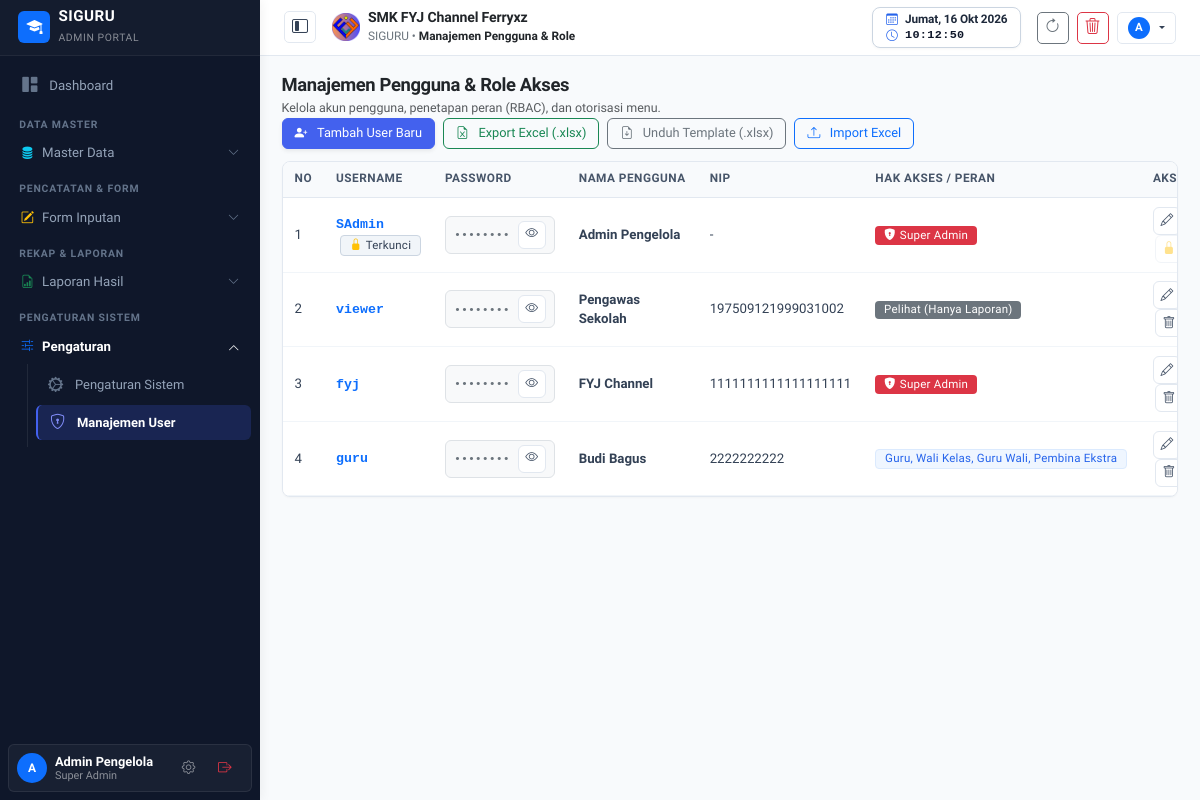
The page /user-management.php (signed in) on the database as committed earlier.
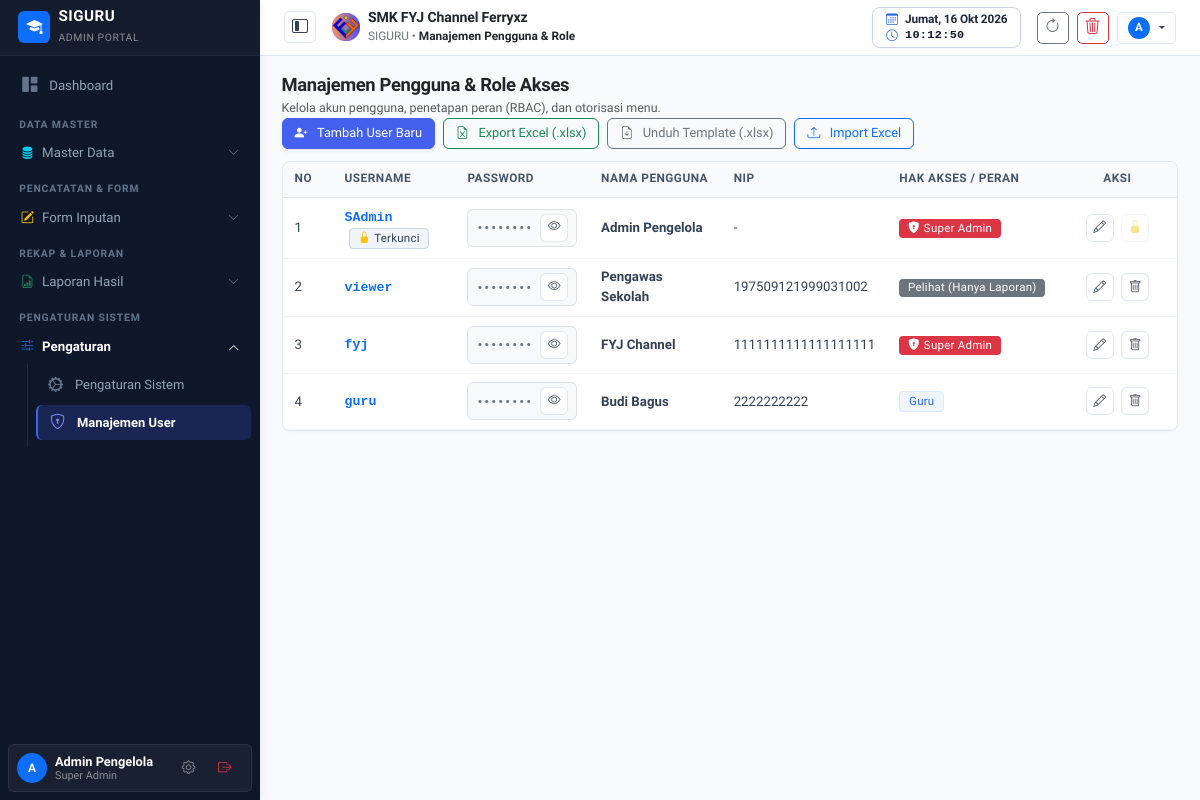
The same page on the database as committed later.
### tables this page shows
CREATE TABLE pengaturan (
    id INTEGER PRIMARY KEY AUTOINCREMENT,
    logo TEXT DEFAULT 'assets/images/logo.png',
    nama_sekolah TEXT DEFAULT 'SMK NEGERI 1 CONTOH',
    tahun_ajaran TEXT DEFAULT '2026/2027',
    semester TEXT DEFAULT 'Ganjil',
    kelas TEXT DEFAULT 'X RPL 1, X RPL 2, XI RPL 1, XI RPL 2, XII RPL 1, XII RPL 2',
    mata_pelajaran TEXT DEFAULT 'Matematika, Bahasa Indonesia, Pemrograman Web, Basis Data, Bahasa Inggris, PJOK, Pendidikan Agama',
    folder_jurnal TEXT,
    folder_foto TEXT,
    folder_guru_wali TEXT,
    folder_wali TEXT,
    folder_ekstra TEXT,
    link_db_absen TEXT,
    link_db_jurnal TEXT,
    link_db_guru_wali TEXT,
    link_db_wali TEXT,
    link_db_ekstra TEXT,
    list_ekstrakurikuler TEXT DEFAULT 'Pramuka, Paskibra, Futsal, Basket, Rohis, PMR, Desain Grafis, Robotik',
    kepala_sekolah TEXT DEFAULT 'Drs. H. Ahmad Fauzi, M.Pd.',
    nip_kepala_sekolah TEXT DEFAULT '19750815 199903 1 002'
, kop_surat TEXT DEFAULT 'assets/images/kop_surat.png', kop_size TEXT DEFAULT '90', kabupaten TEXT DEFAULT 'Klungkung', ttd_kepsek TEXT DEFAULT 'https://drive.google.com/thumbnail?id=1GUfUommgYjV-cnhU0tTB8kRJy8iXagkI', list_tahun_ajaran TEXT DEFAULT '["2025/2026", "2026/2027", "2027/2028"]');

CREATE TABLE data_user (
    id INTEGER PRIMARY KEY AUTOINCREMENT,
    username TEXT UNIQUE NOT NULL,
    password TEXT NOT NULL,
    hak_akses TEXT NOT NULL,
    nama TEXT NOT NULL,
    nip TEXT
, foto TEXT);

### config/helper.php (called while the page is built, shortened)
<?php
require_once __DIR__ . '/auth.php';
function getSettings() {
    $pdo = getDBConnection();
    try {
        static $checkedMigration = false;
        if (!$checkedMigration) {
            $checkedMigration = true;
        }
        $stmt = $pdo->query("SELECT * FROM pengaturan LIMIT 1");
        $res = $stmt->fetch();
        if ($res) {
            return $res;
        }
    } catch (Exception $e) {}
    return [
        'id' => 1,
        'logo' => 'assets/images/logo.png',
        'nama_sekolah' => 'SMK FYJ Channel Ferryxz',
        'tahun_ajaran' => '2026/2027',
        'list_tahun_ajaran' => json_encode(['2025/2026', '2026/2027', '2027/2028']),
        'semester' => 'Ganjil',
        'kelas' => 'XI DKV 1, XI DKV 2, XII DKV, X DKV',
        'mata_pelajaran' => '["Perangkat Lunak Desain", "Proses Produksi Desain", "Desain Breif", "Karya Desain", "Kreativitas, Inovasi, dan Kewirausahaan", "Seni Budaya", "Seni Rupa"]',
        'folder_jurnal' => 'https://drive.google.com/drive/folders/1g1iaALpfRo8oovkJNoPxy_MIDLv5axEB?usp=drive_link',
        'folder_foto' => 'https://drive.google.com/drive/folders/1PmA4EHMEVfgbup9ZJuBrIlFzg37gsQO3?usp=sharing',
        'folder_guru_wali' => 'https://drive.google.com/drive/folders/12RUHlItCa8smp58-aixHOTWHld21md9_?usp=drive_link',
        'folder_wali' => 'https://drive.google.com/drive/folders/1uNSsLv2rUUC1c_ykBhnkzQ7y43DRxaDj?usp=drive_link',
        'folder_ekstra' => 'https://drive.google.com/drive/folders/1Jf8BcS1jHO1wUYCzk6dQi9_sy7BRyroM?usp=drive_link',
        'link_db_absen' => '',
        'link_db_jurnal' => '',
        'link_db_guru_wali' => '',
        'link_db_wali' => '',
        'link_db_ekstra' => '',
        'list_ekstrakurikuler' => 'Pramuka, Paskibra, Futsal, Basket, Rohis, PMR, Desain Grafis, Robotik',
        'kepala_sekolah' => 'Drs. H. Ahmad Fauzi, M.Pd.',
        'nip_kepala_sekolah' => '19750815 199903 1 002',
        'kop_surat' => 'assets/images/kop_surat.png',
        'kop_size' => '90',
        'kabupaten' => 'Klungkung',
        'ttd_kepsek' => 'https://drive.google.com/thumbnail?id=1GUfUommgYjV-cnhU0tTB8kRJy8iXagkI'
    ];
}

### config/auth.php (called while the page is built, shortened)
<?php
function isLoggedIn() {
    return isset($_SESSION['user_id']) && !empty($_SESSION['user_id']);
}
function currentUser() {
    return [
        'id' => $_SESSION['user_id'] ?? null,
        'username' => $_SESSION['username'] ?? '',
        'nama' => $_SESSION['nama'] ?? '',
        'nip' => $_SESSION['nip'] ?? '',
        'hak_akses' => $_SESSION['hak_akses'] ?? 'Pelihat',
        'foto' => $_SESSION['foto'] ?? ''
    ];
}
function isSuperAdmin() {
    $user = currentUser();
    $role = $user['hak_akses'] ?? '';
    if ($role === 'Super Admin' || $role === 'admin') return true;
    $roles = array_map('trim', explode(',', $role));
    return in_array('Super Admin', $roles) || in_array('admin', $roles);
}

### user-management.php (the view, shortened to what the rows shown need)
<?php
require_once __DIR__ . '/config/auth.php';
require_once __DIR__ . '/config/helper.php';
$pdo = getDBConnection();
$userList = $pdo->query("SELECT * FROM data_user ORDER BY id ASC")->fetchAll();
require_once __DIR__ . '/views/header.php';
require_once __DIR__ . '/views/sidebar.php';
?>
<main class="content-wrapper">
    <div class="card card-table overflow-hidden">
        <div class="table-responsive">
            <table class="table table-custom align-middle mb-0">
                <thead>
                    <tr>
                        <th style="width: 50px;">No</th>
                        <th>Username</th>
                        <th>Password</th>
                        <th>Nama Pengguna</th>
                        <th>NIP</th>
                        <th>Hak Akses / Peran</th>
                        <th class="text-center" style="width: 120px;">Aksi</th>
                    </tr>
                </thead>
                <tbody>
                    <?php
                    $no = 1;
                    foreach ($userList as $u):
                        $isSAdmin = ($u['username'] === 'SAdmin');
                        $isSuper = ($u['hak_akses'] === 'Super Admin' || strpos($u['hak_akses'], 'Super Admin') !== false);
                        $canViewThisPassword = true;
                        $uSafe = $u;
                    ?>
                        <tr>
                            <td><?= $no++ ?></td>
                            <td>
                                <strong class="font-monospace text-primary"><?= htmlspecialchars($u['username']) ?></strong>
                                <?php if ($isSAdmin): ?>
                                    <span class="badge bg-dark-subtle text-dark border ms-1" title="Username Sistem Terkunci"><i class="bi bi-lock-fill text-warning me-1"></i>Terkunci</span>
                                <?php endif; ?>
                            </td>
                            <td>
                                <?php if ($canViewThisPassword): ?>
                                    <div class="d-inline-flex align-items-center gap-1 font-monospace bg-light px-2 py-1 rounded border">
                                        <span id="table_pwd_<?= $u['id'] ?>" class="text-secondary small">••••••••</span>
                                        <button type="button" class="btn btn-sm btn-link p-0 text-secondary border-0 ms-1 text-decoration-none"
                                            onclick="toggleTablePassword(<?= $u['id'] ?>, '<?= htmlspecialchars(addslashes($u['password'])) ?>', this)"
                                            title="Lihat / Sembunyikan Password">
                                            <i class="bi bi-eye"></i>
                                        </button>
                                    </div>
                                <?php endif; ?>
                            </td>
                            <td class="fw-bold text-dark"><?= htmlspecialchars($u['nama']) ?></td>
                            <td><?= htmlspecialchars($u['nip'] ?: '-') ?></td>
                            <td>
                                <?php if ($isSuper): ?>
                                    <span class="badge bg-danger px-3 py-1"><i class="bi bi-shield-lock-fill me-1"></i>Super Admin</span>
                                <?php elseif ($u['hak_akses'] === 'Pelihat'): ?>
                                    <span class="badge bg-secondary px-3 py-1">Pelihat (Hanya Laporan)</span>
                                <?php else: ?>
                                    <span class="badge bg-primary-subtle text-primary fw-semibold px-2 py-1"><?= htmlspecialchars($u['hak_akses']) ?></span>
                                <?php endif; ?>
                            </td>
                            <td class="text-center">
                                <?php if ($isSAdmin && $user['username'] !== 'SAdmin'): ?>
                                <button class="btn btn-outline-secondary btn-sm rounded-pill px-2 py-0 disabled" title="Akun Induk Terkunci (Hanya dapat diedit oleh akun SAdmin)" disabled>
                                    <i class="bi bi-lock-fill"></i>
                                </button>
                                <?php else: ?>
                                <button class="btn btn-outline-primary btn-sm rounded-pill px-2 py-0"
                                    onclick='editUser(<?= json_encode($uSafe) ?>)' title="<?= $isSAdmin ? 'Edit Profil/Password SAdmin' : 'Edit Akun' ?>">
                                    <i class="bi bi-pencil"></i>
                                </button>
                                <?php endif; ?>
                                <?php if (!$isSAdmin && $u['id'] !== $user['id']): ?>
                                <button class="btn btn-outline-danger btn-sm rounded-pill px-2 py-0 ms-1"
                                    onclick="deleteUser(<?= $u['id'] ?>, '<?= addslashes($u['username']) ?>')" title="Hapus Akun">
                                    <i class="bi bi-trash"></i>
                                </button>
                                <?php elseif ($isSAdmin): ?>
                                <button class="btn btn-outline-secondary btn-sm rounded-pill px-2 py-0 ms-1 disabled" title="Akun Induk Default Terkunci (SAdmin tidak dapat dihapus)" disabled>
                                    <i class="bi bi-lock-fill text-warning"></i>
                                </button>
                                <?php else: ?>
                                <button class="btn btn-outline-secondary btn-sm rounded-pill px-2 py-0 ms-1 disabled" title="Akun Anda Sendiri (Sedang aktif)" disabled>
                                    <i class="bi bi-lock-fill"></i>
                                </button>
                                <?php endif; ?>
                            </td>
                        </tr>
                    <?php endforeach; ?>
                </tbody>
            </table>
        </div>
    </div>
</main>
<?php require_once __DIR__ . '/views/footer.php'; ?>

### views/header.php (shortened to what the rows shown need)
<?php
require_once __DIR__ . '/../config/auth.php';
require_once __DIR__ . '/../config/helper.php';
$user = currentUser();
$settings = getSettings();
?>
<!DOCTYPE html>
<html lang="id">
<head>
    <link href="https://cdn.jsdelivr.net/npm/bootstrap@5.3.2/dist/css/bootstrap.min.css" rel="stylesheet">
    <link rel="stylesheet" href="https://cdn.jsdelivr.net/npm/bootstrap-icons@1.11.3/font/bootstrap-icons.min.css">
    <link rel="stylesheet" href="https://cdnjs.cloudflare.com/ajax/libs/font-awesome/6.5.1/css/all.min.css">
    <link rel="stylesheet" href="assets/css/style.css?v=<?= time() ?>">
</head>
<body>
<header class="main-header d-flex align-items-center justify-content-between px-3 px-md-4">
    <div class="d-flex align-items-center gap-2 gap-md-3">
        <div class="d-flex align-items-center gap-2">
            <img src="<?= htmlspecialchars($settings['logo'] ?? 'assets/images/logo.png') ?>" alt="Logo" class="rounded" style="height: 28px; width: 28px; object-fit: contain;">
            <div>
                <span class="d-none d-md-block fw-bold text-dark mb-0" style="font-size: 0.88rem; line-height: 1.15; letter-spacing: -0.01em;">
                    <?= htmlspecialchars($settings['nama_sekolah'] ?? 'SMK FYJ Channel Ferryxz') ?>
                </span>
                <span class="text-secondary small" style="line-height: 1.1; font-size: 0.74rem;">
                    SIGURU &bull; <span class="fw-semibold text-dark"><?= htmlspecialchars($pageTitle ?? 'Dashboard') ?></span>
                </span>
            </div>
        </div>
    </div>
    <div class="d-flex align-items-center gap-2">
        <div class="dropdown">
            <button class="btn btn-light btn-sm border px-2 py-1 d-flex align-items-center gap-1.5 dropdown-toggle shadow-xs" style="height: 32px; border-radius: 6px;" data-bs-toggle="dropdown" title="Akun: <?= htmlspecialchars($user['nama']) ?> (<?= htmlspecialchars($user['hak_akses']) ?>)">
                <?php if (!empty($user['foto'])): ?>
                    <img src="<?= htmlspecialchars(formatPhotoUrl($user['foto'])) ?>" alt="Avatar" class="rounded-circle" style="width: 22px; height: 22px; object-fit: cover; border: 1px solid #cbd5e1;">
                <?php else: ?>
                    <div class="rounded-circle bg-primary text-white d-flex align-items-center justify-content-center fw-bold" style="width: 22px; height: 22px; font-size: 0.72rem;">
                        <?= strtoupper(substr($user['nama'] ?: 'U', 0, 1)) ?>
                    </div>
                <?php endif; ?>
            </button>
        </div>
    </div>
</header>

### views/sidebar.php (shortened to what the rows shown need)
<?php
require_once __DIR__ . '/../config/auth.php';
$currentUserData = currentUser();
?>
<aside class="main-sidebar d-flex flex-column" id="mainSidebar">
    <div class="sidebar-user-card p-2 mx-2 mb-2 rounded-2">
        <div class="d-flex align-items-center justify-content-between">
            <a href="profil.php" class="d-flex align-items-center gap-2 text-decoration-none overflow-hidden" title="Profil Saya">
                <?php if (!empty($currentUserData['foto'])): ?>
                    <img src="<?= htmlspecialchars(formatPhotoUrl($currentUserData['foto'])) ?>" alt="Avatar" class="avatar-sidebar rounded-circle shadow-xs" style="width: 32px; height: 32px; object-fit: cover; flex-shrink: 0; border: 1.5px solid rgba(255,255,255,0.3);">
                <?php else: ?>
                    <div class="avatar-sidebar rounded-circle bg-primary text-white d-flex align-items-center justify-content-center fw-bold" style="width: 30px; height: 30px; font-size: 0.75rem; flex-shrink: 0;">
                        <?= strtoupper(substr($currentUserData['nama'] ?? 'U', 0, 1)) ?>
                    </div>
                <?php endif; ?>
                <div class="overflow-hidden" style="max-width: 125px;">
                    <div class="text-white fw-semibold small text-truncate" style="font-size: 0.8rem; line-height: 1.2;"><?= htmlspecialchars($currentUserData['nama'] ?? 'Pengguna') ?></div>
                    <div class="text-white-50 text-truncate" style="font-size: 0.68rem; line-height: 1.1;"><?= htmlspecialchars($currentUserData['hak_akses'] ?? 'Guru') ?></div>
                </div>
            </a>
        </div>
    </div>
</aside>

Rows that differ between the two databases and show on the page:
changed data_user "guru": hak_akses "Guru, Wali Kelas, Guru Wali, Pembina Ekstra" → "Guru"
